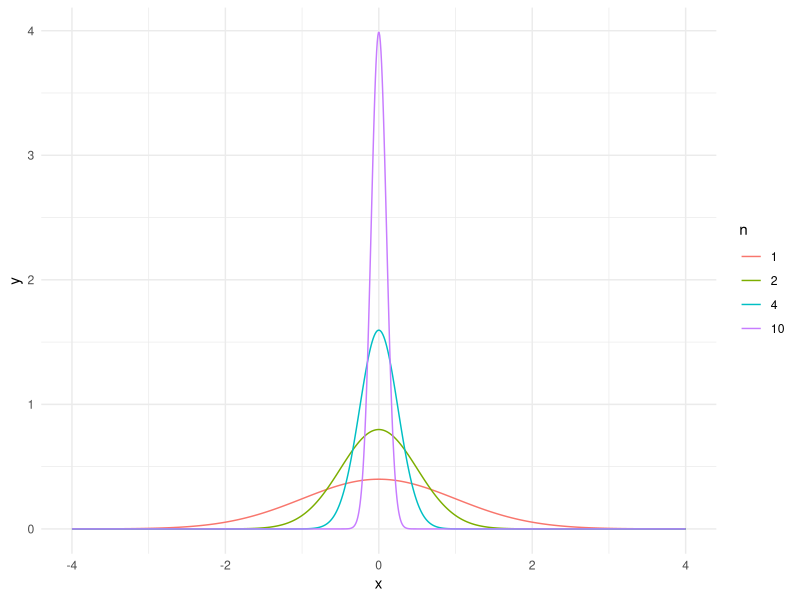

The R source for this figure:
## ---- chunk 1
#| label: fig-6_1
#| fig-cap: "来自标准正态分布的不同样本量的样本均值的概率密度"
#| warning: false
#| 
library(ggplot2)
distributions <- data.frame(
  x = rep(seq(-4, 4, length = 1000), 4),
  mean = rep(c(0, 0, 0, 0), each = 1000),
  sd = rep(c(1, 0.5, 0.25, 0.1), each = 1000),
  n  = rep(c(1, 2, 4, 10), each = 1000)
)

# 计算每个分布的概率密度
distributions$y <- with(distributions, dnorm(x, mean=mean, sd=sd))

# 绘制多个正态分布的曲线
ggplot(distributions, aes(x=x, y=y, color=factor(n))) +
  geom_line() +
  labs(color="n") +
  theme_minimal()
